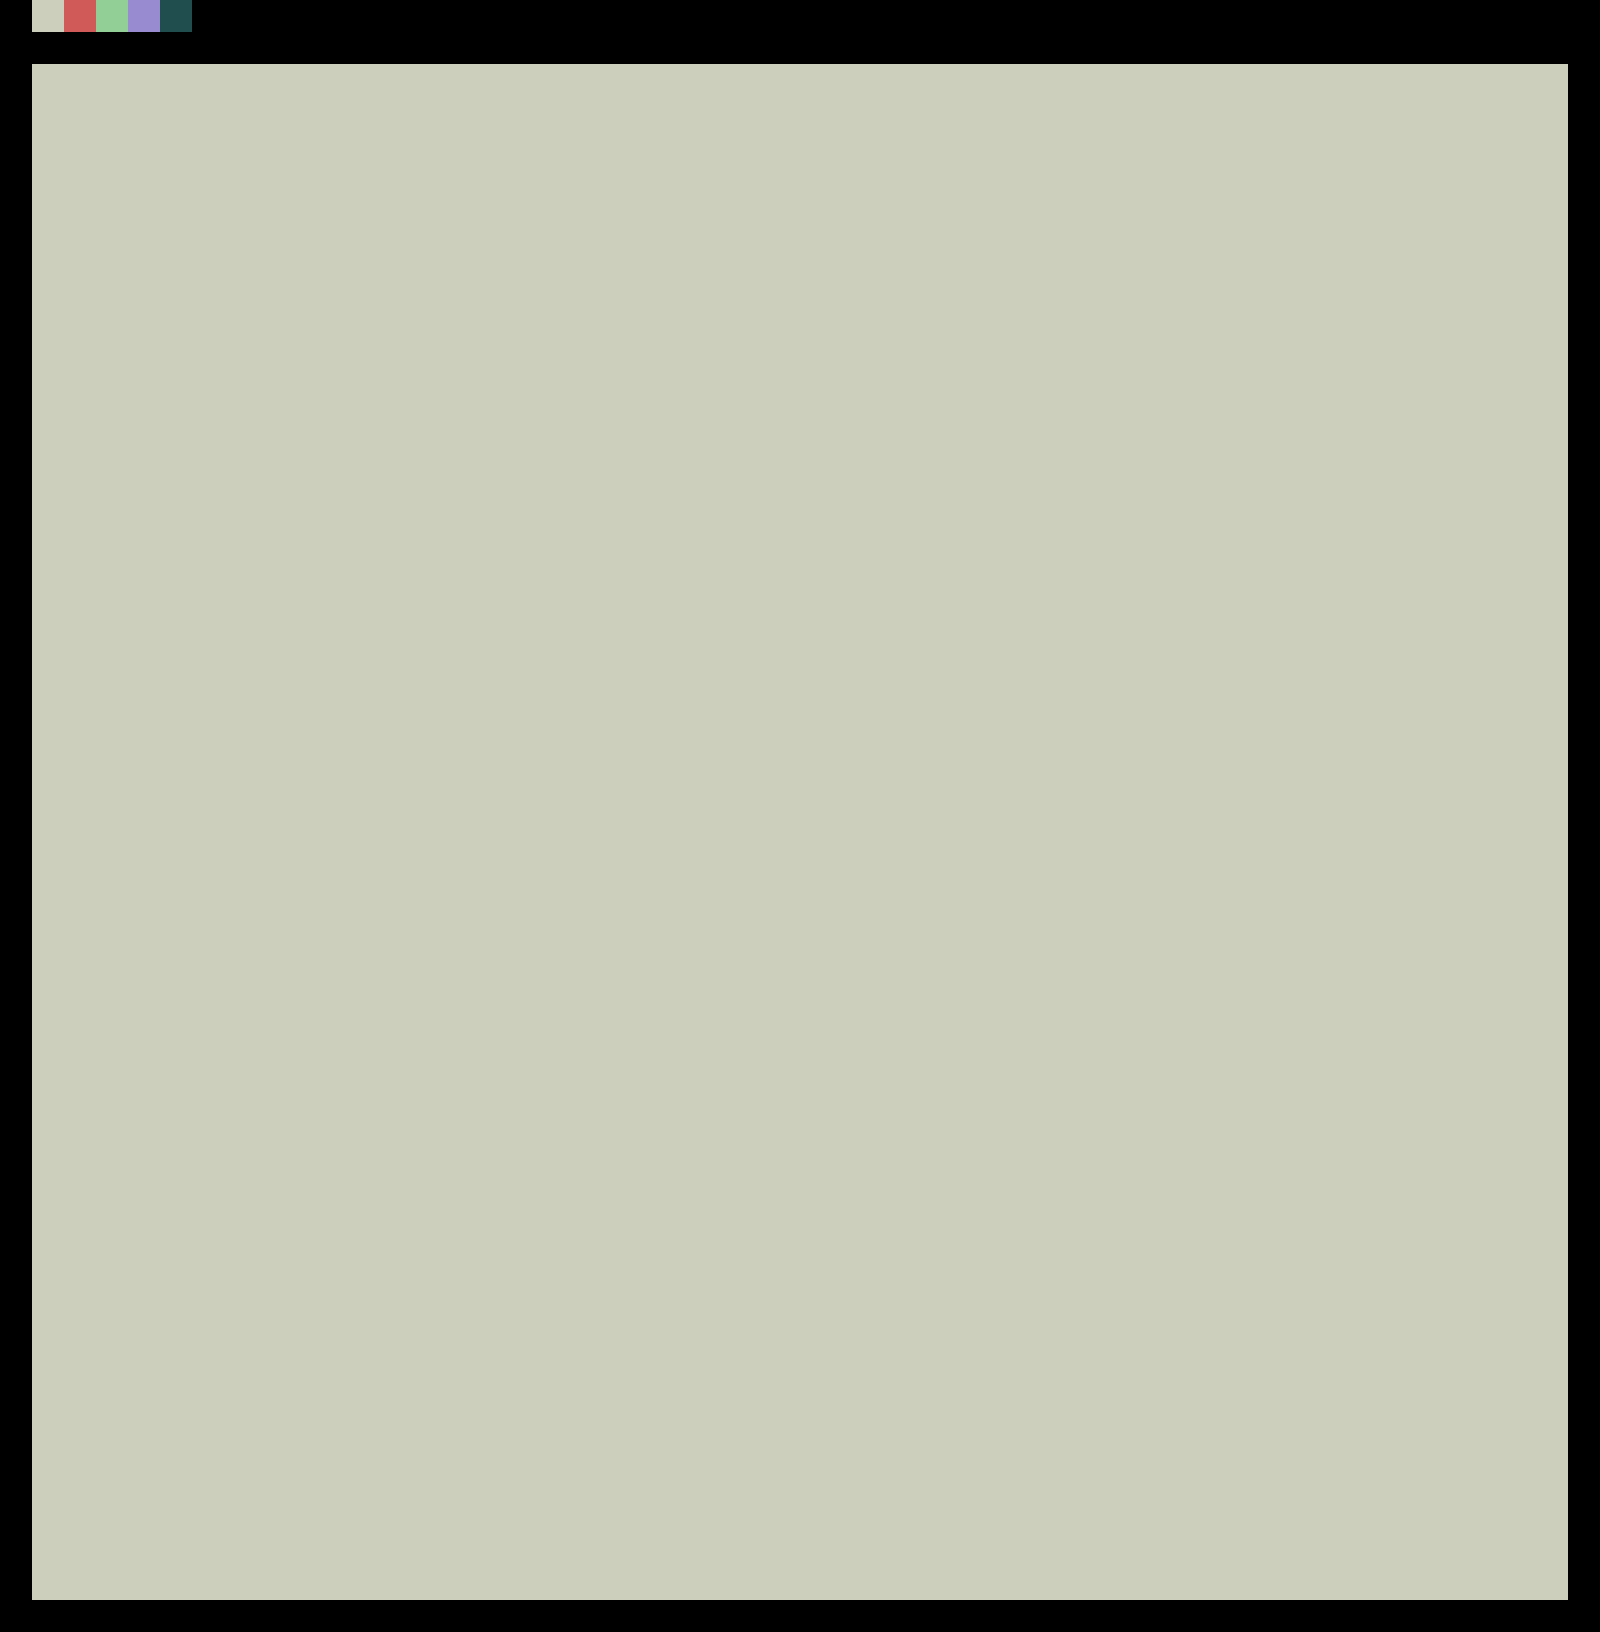

Tiled map render using the project's own tile images. Description and the whole map definition, tile-layer contents included, below:
An orthogonal 50x51 tile map with 32x32 px tiles, 1 tile layer (Tile Layer 1).

<map version="1.10" tiledversion="1.10.2" orientation="orthogonal" renderorder="right-down" width="50" height="51" tilewidth="32" tileheight="32" infinite="0" nextlayerid="2" nextobjectid="1">
 <tileset firstgid="1" source="Tileset/SLAM_Tileset_32x32.tsx" />
 <layer id="1" name="Tile Layer 1" width="50" height="51">
  <data encoding="csv">
1,2,102,103,203,204,1,1,1,1,1,1,1,1,1,1,1,1,1,1,1,1,1,1,1,1,1,1,1,1,1,1,1,1,1,1,1,1,1,1,1,1,1,1,1,1,1,1,1,1,
1,1,1,1,1,1,1,1,1,1,1,1,1,1,1,1,1,1,1,1,1,1,1,1,1,1,1,1,1,1,1,1,1,1,1,1,1,1,1,1,1,1,1,1,1,1,1,1,1,1,
1,2,2,2,2,2,2,2,2,2,2,2,2,2,2,2,2,2,2,2,2,2,2,2,2,2,2,2,2,2,2,2,2,2,2,2,2,2,2,2,2,2,2,2,2,2,2,2,2,1,
1,2,2,2,2,2,2,2,2,2,2,2,2,2,2,2,2,2,2,2,2,2,2,2,2,2,2,2,2,2,2,2,2,2,2,2,2,2,2,2,2,2,2,2,2,2,2,2,2,1,
1,2,2,2,2,2,2,2,2,2,2,2,2,2,2,2,2,2,2,2,2,2,2,2,2,2,2,2,2,2,2,2,2,2,2,2,2,2,2,2,2,2,2,2,2,2,2,2,2,1,
1,2,2,2,2,2,2,2,2,2,2,2,2,2,2,2,2,2,2,2,2,2,2,2,2,2,2,2,2,2,2,2,2,2,2,2,2,2,2,2,2,2,2,2,2,2,2,2,2,1,
1,2,2,2,2,2,2,2,2,2,2,2,2,2,2,2,2,2,2,2,2,2,2,2,2,2,2,2,2,2,2,2,2,2,2,2,2,2,2,2,2,2,2,2,2,2,2,2,2,1,
1,2,2,2,2,2,2,2,2,2,2,2,2,2,2,2,2,2,2,2,2,2,2,2,2,2,2,2,2,2,2,2,2,2,2,2,2,2,2,2,2,2,2,2,2,2,2,2,2,1,
1,2,2,2,2,2,2,2,2,2,2,2,2,2,2,2,2,2,2,2,2,2,2,2,2,2,2,2,2,2,2,2,2,2,2,2,2,2,2,2,2,2,2,2,2,2,2,2,2,1,
1,2,2,2,2,2,2,2,2,2,2,2,2,2,2,2,2,2,2,2,2,2,2,2,2,2,2,2,2,2,2,2,2,2,2,2,2,2,2,2,2,2,2,2,2,2,2,2,2,1,
1,2,2,2,2,2,2,2,2,2,2,2,2,2,2,2,2,2,2,2,2,2,2,2,2,2,2,2,2,2,2,2,2,2,2,2,2,2,2,2,2,2,2,2,2,2,2,2,2,1,
1,2,2,2,2,2,2,2,2,2,2,2,2,2,2,2,2,2,2,2,2,2,2,2,2,2,2,2,2,2,2,2,2,2,2,2,2,2,2,2,2,2,2,2,2,2,2,2,2,1,
1,2,2,2,2,2,2,2,2,2,2,2,2,2,2,2,2,2,2,2,2,2,2,2,2,2,2,2,2,2,2,2,2,2,2,2,2,2,2,2,2,2,2,2,2,2,2,2,2,1,
1,2,2,2,2,2,2,2,2,2,2,2,2,2,2,2,2,2,2,2,2,2,2,2,2,2,2,2,2,2,2,2,2,2,2,2,2,2,2,2,2,2,2,2,2,2,2,2,2,1,
1,2,2,2,2,2,2,2,2,2,2,2,2,2,2,2,2,2,2,2,2,2,2,2,2,2,2,2,2,2,2,2,2,2,2,2,2,2,2,2,2,2,2,2,2,2,2,2,2,1,
1,2,2,2,2,2,2,2,2,2,2,2,2,2,2,2,2,2,2,2,2,2,2,2,2,2,2,2,2,2,2,2,2,2,2,2,2,2,2,2,2,2,2,2,2,2,2,2,2,1,
1,2,2,2,2,2,2,2,2,2,2,2,2,2,2,2,2,2,2,2,2,2,2,2,2,2,2,2,2,2,2,2,2,2,2,2,2,2,2,2,2,2,2,2,2,2,2,2,2,1,
1,2,2,2,2,2,2,2,2,2,2,2,2,2,2,2,2,2,2,2,2,2,2,2,2,2,2,2,2,2,2,2,2,2,2,2,2,2,2,2,2,2,2,2,2,2,2,2,2,1,
1,2,2,2,2,2,2,2,2,2,2,2,2,2,2,2,2,2,2,2,2,2,2,2,2,2,2,2,2,2,2,2,2,2,2,2,2,2,2,2,2,2,2,2,2,2,2,2,2,1,
1,2,2,2,2,2,2,2,2,2,2,2,2,2,2,2,2,2,2,2,2,2,2,2,2,2,2,2,2,2,2,2,2,2,2,2,2,2,2,2,2,2,2,2,2,2,2,2,2,1,
1,2,2,2,2,2,2,2,2,2,2,2,2,2,2,2,2,2,2,2,2,2,2,2,2,2,2,2,2,2,2,2,2,2,2,2,2,2,2,2,2,2,2,2,2,2,2,2,2,1,
1,2,2,2,2,2,2,2,2,2,2,2,2,2,2,2,2,2,2,2,2,2,2,2,2,2,2,2,2,2,2,2,2,2,2,2,2,2,2,2,2,2,2,2,2,2,2,2,2,1,
1,2,2,2,2,2,2,2,2,2,2,2,2,2,2,2,2,2,2,2,2,2,2,2,2,2,2,2,2,2,2,2,2,2,2,2,2,2,2,2,2,2,2,2,2,2,2,2,2,1,
1,2,2,2,2,2,2,2,2,2,2,2,2,2,2,2,2,2,2,2,2,2,2,2,2,2,2,2,2,2,2,2,2,2,2,2,2,2,2,2,2,2,2,2,2,2,2,2,2,1,
1,2,2,2,2,2,2,2,2,2,2,2,2,2,2,2,2,2,2,2,2,2,2,2,2,2,2,2,2,2,2,2,2,2,2,2,2,2,2,2,2,2,2,2,2,2,2,2,2,1,
1,2,2,2,2,2,2,2,2,2,2,2,2,2,2,2,2,2,2,2,2,2,2,2,2,2,2,2,2,2,2,2,2,2,2,2,2,2,2,2,2,2,2,2,2,2,2,2,2,1,
1,2,2,2,2,2,2,2,2,2,2,2,2,2,2,2,2,2,2,2,2,2,2,2,2,2,2,2,2,2,2,2,2,2,2,2,2,2,2,2,2,2,2,2,2,2,2,2,2,1,
1,2,2,2,2,2,2,2,2,2,2,2,2,2,2,2,2,2,2,2,2,2,2,2,2,2,2,2,2,2,2,2,2,2,2,2,2,2,2,2,2,2,2,2,2,2,2,2,2,1,
1,2,2,2,2,2,2,2,2,2,2,2,2,2,2,2,2,2,2,2,2,2,2,2,2,2,2,2,2,2,2,2,2,2,2,2,2,2,2,2,2,2,2,2,2,2,2,2,2,1,
1,2,2,2,2,2,2,2,2,2,2,2,2,2,2,2,2,2,2,2,2,2,2,2,2,2,2,2,2,2,2,2,2,2,2,2,2,2,2,2,2,2,2,2,2,2,2,2,2,1,
1,2,2,2,2,2,2,2,2,2,2,2,2,2,2,2,2,2,2,2,2,2,2,2,2,2,2,2,2,2,2,2,2,2,2,2,2,2,2,2,2,2,2,2,2,2,2,2,2,1,
1,2,2,2,2,2,2,2,2,2,2,2,2,2,2,2,2,2,2,2,2,2,2,2,2,2,2,2,2,2,2,2,2,2,2,2,2,2,2,2,2,2,2,2,2,2,2,2,2,1,
1,2,2,2,2,2,2,2,2,2,2,2,2,2,2,2,2,2,2,2,2,2,2,2,2,2,2,2,2,2,2,2,2,2,2,2,2,2,2,2,2,2,2,2,2,2,2,2,2,1,
1,2,2,2,2,2,2,2,2,2,2,2,2,2,2,2,2,2,2,2,2,2,2,2,2,2,2,2,2,2,2,2,2,2,2,2,2,2,2,2,2,2,2,2,2,2,2,2,2,1,
1,2,2,2,2,2,2,2,2,2,2,2,2,2,2,2,2,2,2,2,2,2,2,2,2,2,2,2,2,2,2,2,2,2,2,2,2,2,2,2,2,2,2,2,2,2,2,2,2,1,
1,2,2,2,2,2,2,2,2,2,2,2,2,2,2,2,2,2,2,2,2,2,2,2,2,2,2,2,2,2,2,2,2,2,2,2,2,2,2,2,2,2,2,2,2,2,2,2,2,1,
1,2,2,2,2,2,2,2,2,2,2,2,2,2,2,2,2,2,2,2,2,2,2,2,2,2,2,2,2,2,2,2,2,2,2,2,2,2,2,2,2,2,2,2,2,2,2,2,2,1,
1,2,2,2,2,2,2,2,2,2,2,2,2,2,2,2,2,2,2,2,2,2,2,2,2,2,2,2,2,2,2,2,2,2,2,2,2,2,2,2,2,2,2,2,2,2,2,2,2,1,
1,2,2,2,2,2,2,2,2,2,2,2,2,2,2,2,2,2,2,2,2,2,2,2,2,2,2,2,2,2,2,2,2,2,2,2,2,2,2,2,2,2,2,2,2,2,2,2,2,1,
1,2,2,2,2,2,2,2,2,2,2,2,2,2,2,2,2,2,2,2,2,2,2,2,2,2,2,2,2,2,2,2,2,2,2,2,2,2,2,2,2,2,2,2,2,2,2,2,2,1,
1,2,2,2,2,2,2,2,2,2,2,2,2,2,2,2,2,2,2,2,2,2,2,2,2,2,2,2,2,2,2,2,2,2,2,2,2,2,2,2,2,2,2,2,2,2,2,2,2,1,
1,2,2,2,2,2,2,2,2,2,2,2,2,2,2,2,2,2,2,2,2,2,2,2,2,2,2,2,2,2,2,2,2,2,2,2,2,2,2,2,2,2,2,2,2,2,2,2,2,1,
1,2,2,2,2,2,2,2,2,2,2,2,2,2,2,2,2,2,2,2,2,2,2,2,2,2,2,2,2,2,2,2,2,2,2,2,2,2,2,2,2,2,2,2,2,2,2,2,2,1,
1,2,2,2,2,2,2,2,2,2,2,2,2,2,2,2,2,2,2,2,2,2,2,2,2,2,2,2,2,2,2,2,2,2,2,2,2,2,2,2,2,2,2,2,2,2,2,2,2,1,
1,2,2,2,2,2,2,2,2,2,2,2,2,2,2,2,2,2,2,2,2,2,2,2,2,2,2,2,2,2,2,2,2,2,2,2,2,2,2,2,2,2,2,2,2,2,2,2,2,1,
1,2,2,2,2,2,2,2,2,2,2,2,2,2,2,2,2,2,2,2,2,2,2,2,2,2,2,2,2,2,2,2,2,2,2,2,2,2,2,2,2,2,2,2,2,2,2,2,2,1,
1,2,2,2,2,2,2,2,2,2,2,2,2,2,2,2,2,2,2,2,2,2,2,2,2,2,2,2,2,2,2,2,2,2,2,2,2,2,2,2,2,2,2,2,2,2,2,2,2,1,
1,2,2,2,2,2,2,2,2,2,2,2,2,2,2,2,2,2,2,2,2,2,2,2,2,2,2,2,2,2,2,2,2,2,2,2,2,2,2,2,2,2,2,2,2,2,2,2,2,1,
1,2,2,2,2,2,2,2,2,2,2,2,2,2,2,2,2,2,2,2,2,2,2,2,2,2,2,2,2,2,2,2,2,2,2,2,2,2,2,2,2,2,2,2,2,2,2,2,2,1,
1,2,2,2,2,2,2,2,2,2,2,2,2,2,2,2,2,2,2,2,2,2,2,2,2,2,2,2,2,2,2,2,2,2,2,2,2,2,2,2,2,2,2,2,2,2,2,2,2,1,
1,1,1,1,1,1,1,1,1,1,1,1,1,1,1,1,1,1,1,1,1,1,1,1,1,1,1,1,1,1,1,1,1,1,1,1,1,1,1,1,1,1,1,1,1,1,1,1,1,1
</data>
 </layer>
</map>
